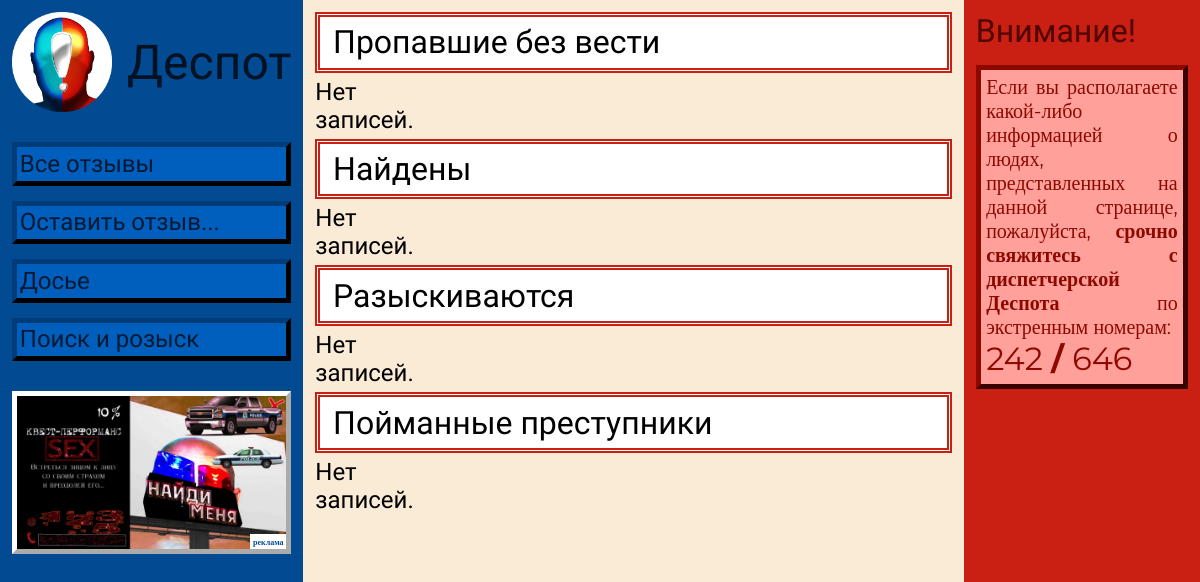
The app's page /search/, older data.
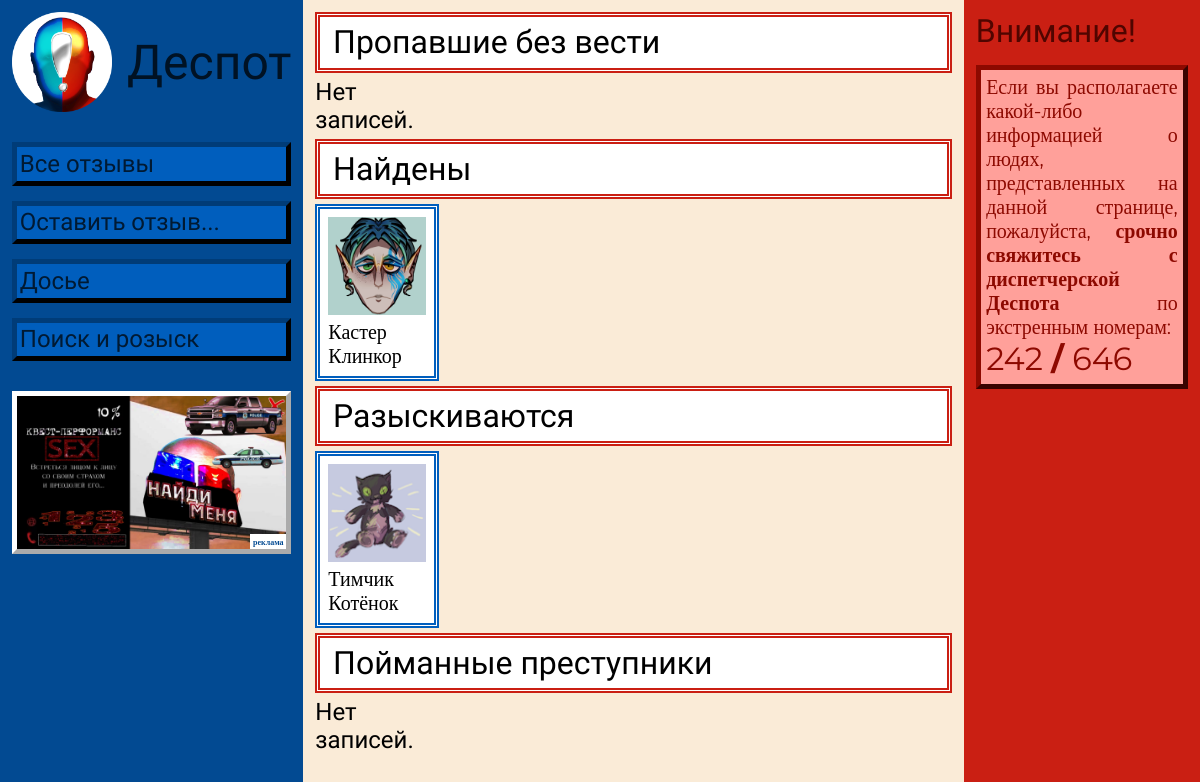
The same page, newer data.
### main/models.py (models this page shows, shortened)
class Person(models.Model):
    STATUS_CHOICES = [
        ('missing', 'Пропал'),
        ('wanted', 'Розыск'),
        ('found', 'Найден'),
        ('caught', 'Пойман'),
    ]
    CITY_CHOICES = [
        ('city1', 'Вуменсфилд'),
        ('city2', 'Девоур Сан'),
        ('city3', 'Джымиетта'),
        ('city4', 'Занисасаллэ'),
        ('city5', 'Ивклитор'),
        ('city6', 'Кант'),
        ('city7', 'Клеверленд'),
        ('city8', 'Ксениа'),
        ('city9', 'Марина'),
        ('city10', 'Мидалтавн'),
        ('city11', 'Похфимар'),
        ('city12', 'Ротик'),
        ('city13', 'С. Перм'),
        ('city14', 'Садженск'),
        ('city15', 'Симпсоны'),
        ('city16', 'Синабоны'),
        ('city17', 'Сыендуски'),
        ('city18', 'Тимчиккотик'),
        ('city19', 'Толетоле'),
        ('city20', 'Томаш'),
        ('city21', 'Фараон'),
        ('city22', 'Финн'),
        ('city23', 'Янго'),
        ('city24', 'Батикант'),
    ]
    photo = models.ImageField(upload_to='person_photos/', blank=True, null=True, verbose_name="Фото")
    name = models.CharField(max_length=100, verbose_name="Имя")
    age = models.IntegerField(verbose_name="Возраст")
    city = models.CharField(max_length=50, choices=CITY_CHOICES, verbose_name="Город")
    clothing = models.TextField(verbose_name="Одежда", blank=True)
    features = models.TextField(verbose_name="Приметы", blank=True)
    comment = models.TextField(verbose_name="Комментарий")
    status = models.CharField(max_length=20, choices=STATUS_CHOICES, verbose_name="Статус")
    created_at = models.DateTimeField(auto_now_add=True, verbose_name="Дата добавления")
    updated_at = models.DateTimeField(auto_now=True, verbose_name="Дата обновления")
    class Meta:
        verbose_name = "Человек"
        verbose_name_plural = "Люди"
        ordering = ['-created_at']

### main/views.py (the view)
# urls.py: path('search/', views.search, name='search'),
def search(request):
    persons_missing = Person.objects.filter(status='missing')
    persons_found = Person.objects.filter(status='found')
    persons_wanted = Person.objects.filter(status='wanted')
    persons_caught = Person.objects.filter(status='caught')
    context = {
        'persons_missing': persons_missing,
        'persons_found': persons_found,
        'persons_wanted': persons_wanted,
        'persons_caught': persons_caught,
    }
    return render(request, "main/search.html", context)

### main/templates/main/search.html (shortened to what this page needs)
{% load static %}
<!DOCTYPE html>
<html lang="ru">
<head>
    <link rel="stylesheet" href="{% static 'styles.css' %}">
    <link rel="stylesheet" href="{% static 'media.css' %}">
</head>
<body>
    <main>
        <div class="main_left">
            <div class="logo">
                <a href="{% url 'index' %}"><img src="{% static 'img/logo.png' %}"></a>
                <a>Деспот</a>
            </div>
            <div class="nav">
                <a href="{% url 'reviews' %}">Все отзывы</a>
                {% if user.is_authenticated %}
                    <a href="{% url 'new_review' %}">Оставить отзыв...</a>
                {% else %}
                    <a href="{% url 'auth' %}">Оставить отзыв...</a>
                {% endif %}
                <a href="{% url 'heroes' %}">Досье</a>
                <a href="{% url 'search' %}">Поиск и розыск</a>
            </div>
            <div class="advertisement">
                <a href="https://www.youtube.com/watch?v=eH4nWM4u2vg&list=RDeH4nWM4u2vg&start_radio=1"><img src="{% static 'img/naidi.jpg' %}"></a>
            </div>
        </div>
        <div class="main_center">
            <div class="red_block font-2">
                <a>Пропавшие без вести</a>
            </div>
            <div class="search_cards">
                {% if persons_missing %}
                    {% for person in persons_missing %}
                    <div class="person-card blue_block mon font-125" data-person-id="{{ person.id }}">
                        <img src="{% if person.photo %}{{ person.photo.url }}{% else %}{% static 'img/default_person.jpg' %}{% endif %}"
                            alt="{{ person.name }}" class="person-photo">
                        <span class="person-name">{{ person.name }}</span>
                    </div>
                    {% endfor %}
                {% else %}
                    <a>Нет записей.</a>
                {% endif %}
            </div>
            <div class="red_block font-2">
                <a>Найдены</a>
            </div>
            <div class="search_cards">
                {% if persons_found %}
                    {% for person in persons_found %}
                    <div class="person-card blue_block mon font-125" data-person-id="{{ person.id }}">
                        <img src="{% if person.photo %}{{ person.photo.url }}{% else %}{% static 'img/default_person.jpg' %}{% endif %}"
                            alt="{{ person.name }}" class="person-photo">
                        <span class="person-name">{{ person.name }}</span>
                    </div>
                    {% endfor %}
                {% else %}
                    <a>Нет записей.</a>
                {% endif %}
            </div>
            <div class="red_block font-2">
                <a>Разыскиваются</a>
            </div>
            <div class="search_cards">
                {% if persons_wanted %}
                    {% for person in persons_wanted %}
                    <div class="person-card blue_block mon font-125" data-person-id="{{ person.id }}">
                        <img src="{% if person.photo %}{{ person.photo.url }}{% else %}{% static 'img/default_person.jpg' %}{% endif %}"
                            alt="{{ person.name }}" class="person-photo">
                        <span class="person-name">{{ person.name }}</span>
                    </div>
                    {% endfor %}
                {% else %}
                    <a>Нет записей.</a>
                {% endif %}
            </div>
            <div class="red_block font-2">
                <a>Пойманные преступники</a>
            </div>
            <div class="search_cards">
                {% if persons_caught %}
                    {% for person in persons_caught %}
                    <div class="person-card blue_block mon font-125" data-person-id="{{ person.id }}">
                        <img src="{% if person.photo %}{{ person.photo.url }}{% else %}{% static 'img/default_person.jpg' %}{% endif %}"
                            alt="{{ person.name }}" class="person-photo">
                        <span class="person-name">{{ person.name }}</span>
                    </div>
                    {% endfor %}
                {% else %}
                    <a>Нет записей.</a>
                {% endif %}
            </div>
        </div>
        <div class="main_right">
            <div class="main_right_name font-2">
                <a>Внимание!</a>
            </div>
            <div class="search_info mon font-125">
                <a>Если вы располагаете какой-либо информацией о людях, представленных на данной странице, пожалуйста,
                    <b>срочно свяжитесь с диспетчерской Деспота</b> по экстренным номерам:
                </a><br>
                <a class="font-2">242 <b>/</b> 646</a>
            </div>
            </div>
    </main>
</body>
</html>

### main/static/styles.css (style rules this page uses)
body { margin: 0; padding: 0; font-family: 'Prosto One', 'Times New Roman', Times, serif; font-size: 1.5rem; }
.mon { font-family: Montserrat; }
.font-125 { font-size: 1.25rem; }
.font-2 { font-size: 2rem; }
main { display: flex; min-height: 100vh; height: 100%; align-items: stretch; }
.main_left, .main_center, .main_right, .main_center_auth { padding: 1%; }
.main_left { flex: 1; background-color: #024A92; display: flex; flex-direction: column; gap: 30px; }
.logo { display: flex; align-items: center; gap: 15px; }
.logo img { height: 100px; display: block; }
.logo a { font-size: 3rem; color: #001224; }
.nav { display: flex; flex-direction: column; gap: 15px; }
.nav a, .blue_button { padding: 1%; border: 5px outset #001224; background-color: #005ebd; color: #001a33; cursor: pointer; text-decoration: none; }
.advertisement { position: relative; width: 100%; overflow: hidden; cursor: pointer; }
.advertisement::after { content: 'реклама'; position: absolute; bottom: 5px; right: 5px; background-color: white; color: #024A92; font-size: 0.5rem; font-weight: bold; padding: 1%; z-index: 10; font-family: Montserrat; }
.advertisement img { width: 100%; max-width: 100%; height: auto; border: 5px outset white; box-sizing: border-box; display: block; }
.main_center { flex: 3; background-color: antiquewhite; display: flex; flex-direction: column; gap: 5px; }
.red_block { padding: 1% 2%; border: 5px #ca1f13 double; background-color: white; }
.blue_block { padding: 1%; border: 5px #005ebd double; background-color: white; }
.main_right { flex: 1; background-color: #ca1f13; display: flex; flex-direction: column; gap: 15px; }
.main_right_name { color: #500500; display: flex; flex-direction: column; gap: 15px; }
.main_right_name a { margin: 0; }
.search_info { padding: 2.5%; background-color: #ffa09a; border: 5px outset #8d0900; color: #8d0900; text-align: justify; }
.search_cards { display: grid; grid-template-columns: repeat(5, 1fr); gap: 5px; }
.person-card { display: flex; flex-direction: column; align-items: center; justify-content: center; gap: 5px; padding: 0.5rem; cursor: pointer; background-color: white; }
.person-photo { width: 100%; height: auto; object-fit: cover; }

Row changes from the older to the newer data that the page shows:
added Person: photo (picture), name "Кастер Клинкор"
added Person: photo (picture), name "Тимчик Котёнок"
Text that changed along with them:
text no longer shown: "Нет записей. Нет записей."
